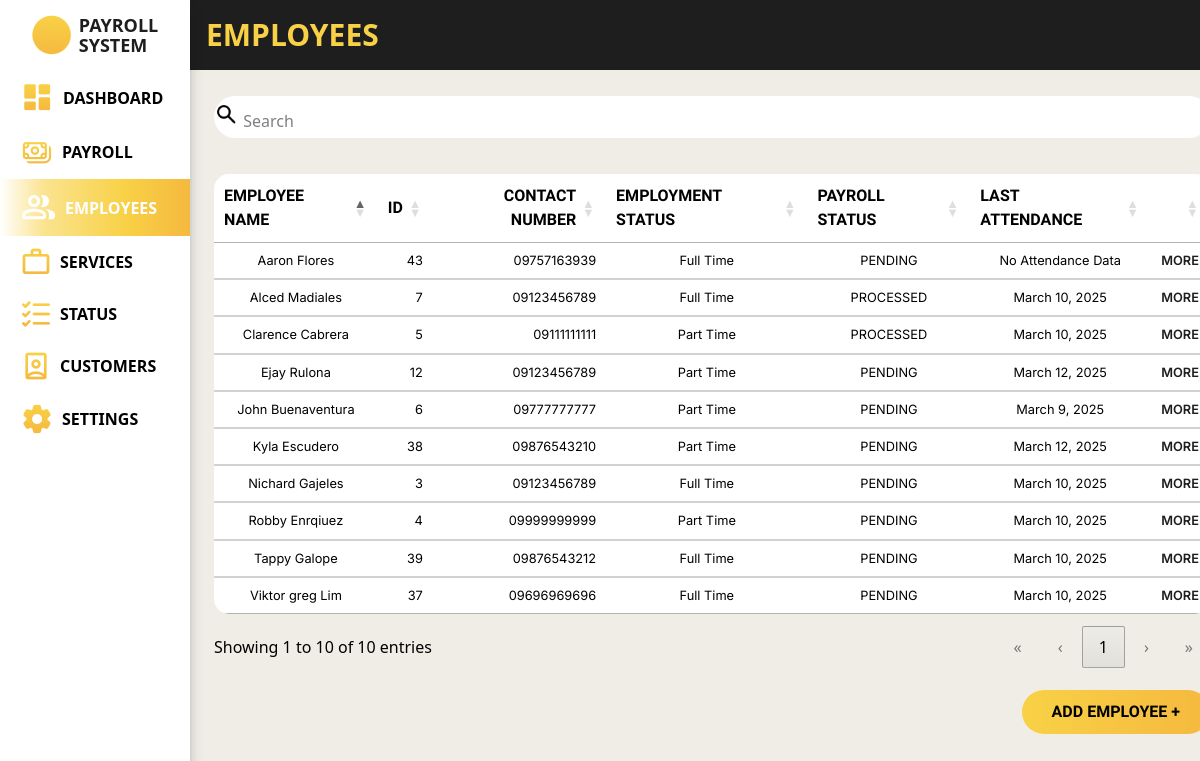
The page /payroll_system/employees/ (signed in) on the database its author committed.
### payroll_system/models.py (models this page shows, shortened)
class Employee(models.Model):
    class HighestEducation(models.TextChoices):
        GRADESCHOOL = 'Grade School', _('Grade School')
        HIGHSCHOOL = 'High School', _('High School')
        BACHELORS_DEGREE = 'Bachelor\'s Degree', _('Bachelor\'s Degree')
        VOCATIONAL_EDUCATION = 'Vocational Education', _('Vocational Education')
        MASTERS_DEGREE = 'Master\'s Degree', _('Master\'s Degree')
    class EmployeeStatus(models.TextChoices):
        FULLTIME = 'Full Time', _('Full Time')
        PARTTIME = 'Part Time', _('Part Time')
    class ActiveStatus(models.TextChoices):
        ACTIVE = 'Active', _('Active')
        INACTIVE = 'Inactive', _('Inactive')
    employee_id = models.AutoField(primary_key=True)
    first_name = models.CharField(max_length=100, null=False)
    middle_name = models.CharField(max_length=100, null=True, blank=True)
    last_name = models.CharField(max_length=100, null=False)
    gender = models.CharField(max_length=6, choices=Gender.choices, null=False)
    date_of_birth = models.DateField(null=True)
    contact_number = models.CharField(max_length=15, null=True)
    emergency_contact = models.CharField(max_length=15, null=True)
    region = models.CharField(max_length=255, null=False, default='')
    province = models.CharField(max_length=255, null=False, default='')
    municipality = models.CharField(max_length=255, null=False, default='')
    barangay = models.CharField(max_length=255, null=False, default='')
    highest_education = models.CharField(max_length=20, choices=HighestEducation.choices, null=True)
    work_experience = models.CharField(max_length=2083, null=True, blank=True)
    date_of_employment = models.DateField(default=timezone.now)
    days_worked = models.IntegerField(default=0, null=False)
    employee_status = models.CharField(max_length=9, choices=EmployeeStatus.choices, null=True)
    active_status = models.CharField(max_length=8, choices=ActiveStatus.choices, default=ActiveStatus.ACTIVE)
    absences = models.IntegerField(default=0, null=False)
    employee_image = models.ImageField(null=True, blank=True, upload_to='images/')

### payroll_system/views.py (the view, shortened to what this page needs)
# urls.py: path('employees/', views.employees, name='employees'),
@login_required
def employees(request):
    query = request.GET.get('q', '')
    latest_attendance_subquery = (
        Attendance.objects
        .filter(employee_id_fk=OuterRef('pk'))
        .order_by('-date')
        .values('date')[:1]
    )
    latest_payroll_subquery = (
        Payroll.objects
        .filter(employee_id_fk=OuterRef('pk'))
        .order_by('-payment_date')
        .values('payroll_status')[:1]
    )
    employees = Employee.objects.annotate(
        latest_attendance_date=Subquery(latest_attendance_subquery),
        latest_payroll_status=Subquery(latest_payroll_subquery)
    )
    if request.headers.get('X-Requested-With') == 'XMLHttpRequest':
        data = list(employees.values('first_name', 'last_name', 'employee_id', 'contact_number', 'employee_status', 'latest_payroll_status', 'latest_attendance_date'))
        return JsonResponse({'employees': data})
    context = {
        'employees': employees,
        'query': query #new
    }
    return render(request, 'payroll_system/employees.html', context)

### payroll_system/templates/payroll_system/employees.html (shortened to what this page needs)
{% load static %}
<!DOCTYPE html>
<html lang="en">
<head>
    <link rel="stylesheet" href="{% static 'css/template_new.css' %}">
    <link rel="stylesheet" href="{% static 'css/employees.css' %}">
    <script src="https://cdn.jsdelivr.net/npm/@tailwindcss/browser@4"></script>
    <link rel="stylesheet" href="{% static 'css/dataTables.css' %}">
    <link rel="stylesheet" href="https://cdn.datatables.net/responsive/2.4.1/css/responsive.dataTables.min.css">
</head>
<body class="bg-[#EFEDE6]">
    <nav class="fixed w-[80px] md:w-[190px] h-full bg-[#FFFFFF] shadow-lg/30 z-50">
        <div class="bg-[#FFFFFF] cols-span-1 row-span-1">
            <div class="h-[70px] flex flex-wrap justify-center place-items-center md:gap-2" id="logo">
                <div class="-mb-2 md:mb-0" id="logo-picture">
                    <img class="h-8 md:h-10" src="{% static 'images/logo_icon.png' %}" alt="">
                </div>
                <div class="text-[#1E1E1E] text-xs/3 md:text-lg/5 font-[League Spartan] font-extrabold" id="logo-name">
                    <p class="text-center md:text-left ">PAYROLL</p>
                    <p class="text-center md:text-left">SYSTEM</p>
                </div>
            </div>
        </div>
        <div class="overflow-hidden" id="menu">
            <ul class="h-auto w-[80px] md:w-[190px]">
                <li class="px-5 py-2.5 flex justify-center md:justify-start">
                    <a class="size-fit flex flex-nowrap items-center gap-2" href="{% url 'payroll_system:dashboard' %}">
                        <img class="w-auto h-auto" src="{% static 'images/dashboard_icon.png' %}" alt="">
                        <div class="hidden md:block text-base font-[League Spartan] font-semibold">DASHBOARD</div>
                    </a>
                </li>
                <li class="px-5 py-2.5 flex justify-center md:justify-start">
                    <a class="size-fit flex flex-nowrap items-center gap-2" href="{% url 'payroll_system:payrolls' %}">
                        <img class="w-auto h-auto" src="{% static 'images/payroll_icon.png' %}" alt="">
                        <div class="hidden md:block text-base font-[League Spartan] font-semibold">PAYROLL</div>
                    </a>
                </li>
                <li class="px-5 py-2.5 flex justify-center md:justify-start" id="focused">
                    <a class="size-fit flex flex-nowrap items-center gap-2" href="{% url 'payroll_system:employees' %}">
                        <img class="w-auto h-auto" src="{% static 'images/employee_icon_focused.png' %}" alt="">
                        <div class="hidden md:block text-base font-[League Spartan] font-semibold">EMPLOYEES</div>
                    </a>
                </li>
                <li class="px-5 py-2.5 flex justify-center md:justify-start">
                    <a class="size-fit flex flex-nowrap items-center gap-2" href="{% url 'payroll_system:services' %}">
                        <img class="w-auto h-auto" src="{% static 'images/services_icon.png' %}" alt="">
                        <div class="hidden md:block text-base font-[League Spartan] font-semibold">SERVICES</div>
                    </a>
                </li>
                <li class="px-5 py-2.5 flex justify-center md:justify-start">
                    <a class="size-fit flex flex-nowrap items-center gap-2" href="{% url 'payroll_system:status' %}">
                        <img class="w-auto h-auto" src="{% static 'images/status_icon.png' %}" alt="">
                        <div class="hidden md:block text-base font-[League Spartan] font-semibold">STATUS</div>
                    </a>
                </li>
                <li class="px-5 py-2.5 flex justify-center md:justify-start">
                    <a class="size-fit flex flex-nowrap items-center gap-2" href="{% url 'payroll_system:customers' %}">
                        <img class="w-auto h-auto" src="{% static 'images/customers_icon.png' %}" alt="">
                        <div class="hidden md:block text-base font-[League Spartan] font-semibold">CUSTOMERS</div>
                    </a>
                </li>
                <li class="px-5 py-2.5 flex justify-center md:justify-start">
                    <a class="size-fit flex flex-nowrap items-center gap-2" href="{% url 'payroll_system:settings' %}">
                        <img class="w-auto h-auto" src="{% static 'images/settings_icon.png' %}" alt="">
                        <div class="hidden md:block text-base font-[League Spartan] font-semibold">SETTINGS</div>
                    </a>
                </li>
            </ul>
        </div>
    </nav>
    <div class="h-dvh w-full grid grid-cols-[80px_1fr] md:grid-cols-[190px_1fr] grid-rows-[70px_1fr] z-25">
        <div class="bg-[#1E1E1E] flex justify-start items-center px-4">
            <h1 class="text-[#f8d146] font-[League Spartan] text-3xl font-bold ">EMPLOYEES</h1>
        </div>
        <div class="size-full py-4 px-3" id="thing">
            <div class="container">
                <div class="search">
                    <div class="search-box">
                        <button type="button"><img src="{% static 'images/search_icon.png' %}" alt="Search"></button>
                        <input type="text" id="search-input" placeholder="Search">
                    </div>
                </div>
                <div class="table">
                    <table class="" id="employee-table">
                        <thead>
                            <tr>
                                <th>EMPLOYEE NAME</th>
                                <th>ID</th>
                                <th>CONTACT NUMBER</th>
                                <th>EMPLOYMENT STATUS</th>
                                <th>PAYROLL STATUS</th>
                                <th>LAST ATTENDANCE</th>
                                <th></th>
                            </tr>
                        </thead>
                        <tbody>
                            {% for employee in employees %}
                            <tr class="emp1">
                                <td>{{ employee.first_name }} {{ employee.last_name }}</td>
                                <td>{{ employee.employee_id }}</td>
                                <td>{{ employee.contact_number}}</td>
                                <td>{{ employee.employee_status }}</td>
                                <td>
                                    {% if employee.latest_payroll_status %}
                                        {{ employee.latest_payroll_status }}
                                    {% else %}
                                        No Payroll Data
                                    {% endif %}
                                </td>
                                <td>
                                    {% if employee.latest_attendance_date %}
                                        {{ employee.latest_attendance_date }}
                                    {% else %}
                                        No Attendance Data
                                    {% endif %}
                                </td>
                                <td>
                                    <a href="{% url 'payroll_system:employee_profile' employee.employee_id %}">MORE</a>
                                </td>
                            </tr>
                        {% endfor %}
                        </tbody>
                    </table>
                    <div class="button">
                        <a href="{% url 'payroll_system:employee_registration' %}"><button class="addemployeebutton">ADD EMPLOYEE +</button></a>
                    </div>
                </div>
            </div>
        </div>
    </div>
</body>
</html>

### static/css/template_new.css (style rules this page uses)
#focused { color: #FFFFFF !important; background: linear-gradient(89.98deg, rgba(248, 209, 70, 0), rgba(248, 209, 70, 0.6) 23%, #f8d146 66%, #f5b93f); }

### static/css/employees.css (style rules this page uses)
.container { position: absolute; height: 100%; width: 85%; padding: 10px 12px; z-index: 8; }
.search { width: 100%; height: 42px; display: flex; justify-content: space-between; align-items: center; background-color: #fff; border-radius: 50px; overflow: hidden; }
.search button img { height: 25px; width: 25px; }
.table { display: flex; justify-content: center; flex-direction: column; margin: 12px 0; }
table { font-size: 12px; border: none; border-radius: 15px; width: 100%; background-color: #fff; text-align: center; border-collapse: separate; border-spacing: 0; overflow: hidden; }
th { font-family: 'League Spartan'; font-size: 16px; font-weight: bold; text-align: center; padding: 15px 12.5px 12.5px; border-bottom: 3px solid rgba(30, 30, 30, 0.20); }
td { border-bottom: 2px solid rgba(30, 30, 30, 0.20); padding: 14px; text-align: center; font-size: .8rem; font-family: 'Inter'; }
td a { text-decoration: none; font-weight: 600; color: #1e1e1e; }
tr:last-child td { border-bottom: none; }
tr:nth-child(even) { background-color: #f2f2f2; }
a { text-decoration: none; }
.button { padding: 10px 0; width: 100%; display: flex; justify-content: end; }
.addemployeebutton { width: fit-content; padding: 10px 30px; font-family: 'League Spartan'; font-weight: bold; font-size: 1rem; text-align: center; border-radius: 30px; border: none; background-image: linear-gradient(to right, #F8D146 , #F5B93F); }

### static/css/dataTables.css (style rules this page uses)
:root { --dt-row-selected: 13, 110, 253; --dt-row-selected-text: 255, 255, 255; --dt-row-selected-link: 9, 10, 11; --dt-row-stripe: 0, 0, 0; --dt-row-hover: 0, 0, 0; --dt-column-ordering: 0, 0, 0; --dt-html-background: white; }
table.dataTable thead > tr > th.dt-orderable-asc, table.dataTable thead > tr > th.dt-orderable-desc, table.dataTable thead > tr > th.dt-ordering-asc, table.dataTable thead > tr > th.dt-ordering-desc, table.dataTable thead > tr > td.dt-orderable-asc, table.dataTable thead > tr > td.dt-orderable-desc, table.dataTable thead > tr > td.dt-ordering-asc, table.dataTable thead > tr > td.dt-ordering-desc { position: relative; padding-right: 30px; }
table.dataTable thead > tr > th.dt-orderable-asc, table.dataTable thead > tr > th.dt-orderable-desc, table.dataTable thead > tr > td.dt-orderable-asc, table.dataTable thead > tr > td.dt-orderable-desc { cursor: pointer; }
table.dataTable th, table.dataTable td { box-sizing: border-box; }
table.dataTable th.dt-type-numeric, table.dataTable th.dt-type-date, table.dataTable td.dt-type-numeric, table.dataTable td.dt-type-date { text-align: right; }
table.dataTable thead th, table.dataTable thead td, table.dataTable tfoot th, table.dataTable tfoot td { text-align: left; }
:root { --dt-row-hover-alpha: 0.035; --dt-row-stripe-alpha: 0.023; --dt-column-ordering-alpha: 0.019; --dt-row-selected-stripe-alpha: 0.923; --dt-row-selected-column-ordering-alpha: 0.919; }
table.dataTable { width: 100%; margin: 0 auto; border-spacing: 0; }
table.dataTable thead th, table.dataTable tfoot th { font-weight: bold; }
table.dataTable > thead > tr > th, table.dataTable > thead > tr > td { padding: 10px; border-bottom: 1px solid rgba(0, 0, 0, 0.3); }
table.dataTable > tbody > tr { background-color: transparent; }
table.dataTable > tbody > tr:first-child > * { border-top: none; }
table.dataTable > tbody > tr:last-child > * { border-bottom: none; }
table.dataTable > tbody > tr > th, table.dataTable > tbody > tr > td { padding: 8px 10px; }
div.dt-container div.dt-layout-full > *:only-child { margin-left: auto; margin-right: auto; }
div.dt-container.dt-empty-footer tbody > tr:last-child > * { border-bottom: 1px solid rgba(0, 0, 0, 0.3); }

### rows shown on the page
Employee: first_name "Nichard", last_name "Gajeles", employee_id "3", contact_number "09123456789", employee_status "Full Time", latest_payroll_status "PENDING", latest_attendance_date "March 10, 2025"
Employee: first_name "Robby", last_name "Enrqiuez", employee_id "4", contact_number "09999999999", employee_status "Part Time", latest_payroll_status "PENDING", latest_attendance_date "March 10, 2025"
Employee: first_name "Clarence", last_name "Cabrera", employee_id "5", contact_number "09111111111", employee_status "Part Time", latest_payroll_status "PROCESSED", latest_attendance_date "March 10, 2025"
Employee: first_name "John", last_name "Buenaventura", employee_id "6", contact_number "09777777777", employee_status "Part Time", latest_payroll_status "PENDING", latest_attendance_date "March 9, 2025"
Employee: first_name "Alced", last_name "Madiales", employee_id "7", contact_number "09123456789", employee_status "Full Time", latest_payroll_status "PROCESSED", latest_attendance_date "March 10, 2025"
Employee: first_name "Ejay", last_name "Rulona", employee_id "12", contact_number "09123456789", employee_status "Part Time", latest_payroll_status "PENDING", latest_attendance_date "March 12, 2025"
Employee: first_name "Viktor greg", last_name "Lim", employee_id "37", contact_number "09696969696", employee_status "Full Time", latest_payroll_status "PENDING", latest_attendance_date "March 10, 2025"
Employee: first_name "Kyla", last_name "Escudero", employee_id "38", contact_number "09876543210", employee_status "Part Time", latest_payroll_status "PENDING", latest_attendance_date "March 12, 2025"
Employee: first_name "Tappy", last_name "Galope", employee_id "39", contact_number "09876543212", employee_status "Full Time", latest_payroll_status "PENDING", latest_attendance_date "March 10, 2025"
Employee: first_name "Aaron", last_name "Flores", employee_id "43", contact_number "09757163939", employee_status "Full Time", latest_payroll_status "PENDING", shows "No Attendance Data"
